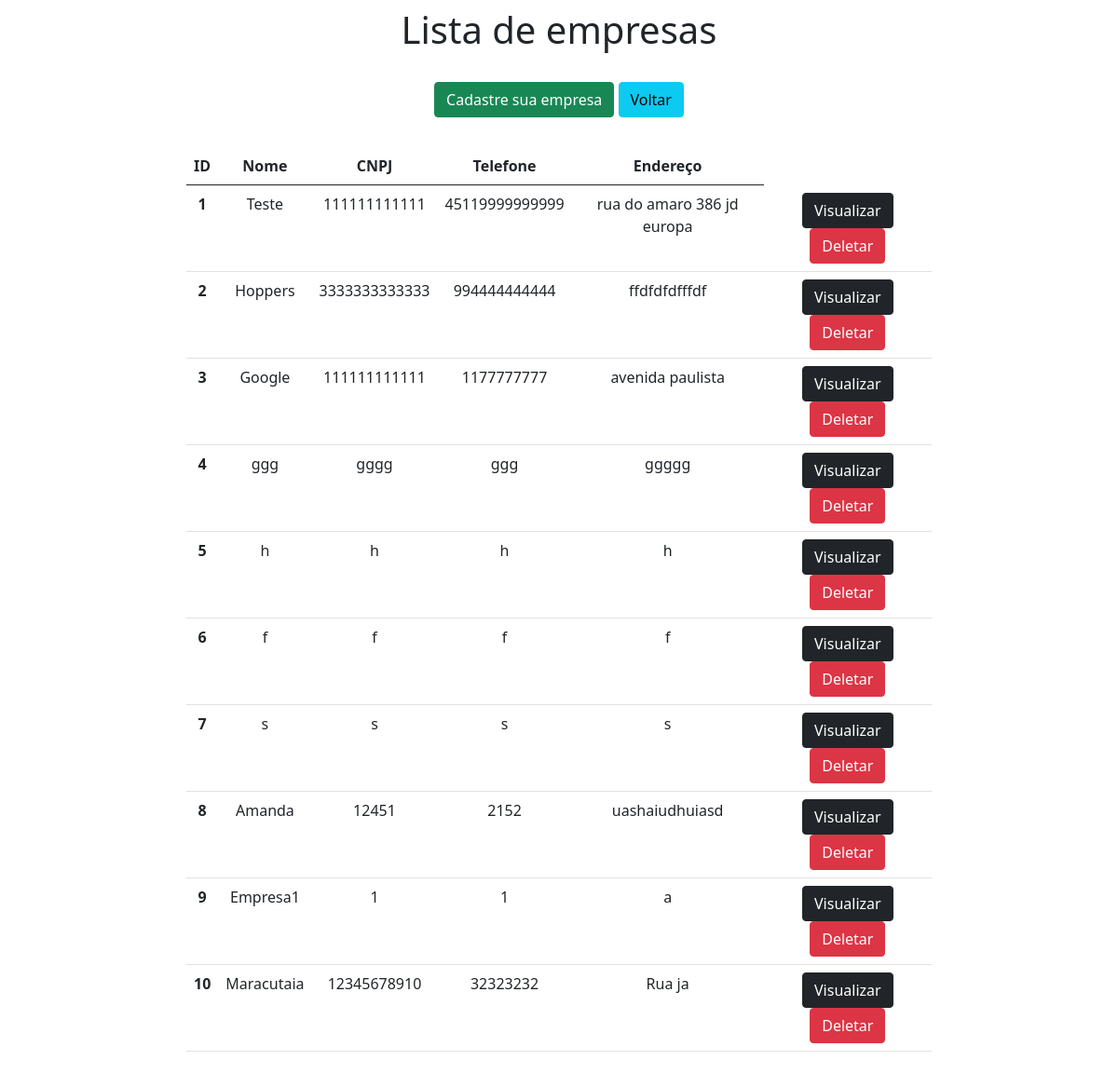
Page /empresas/ on the earlier database version.
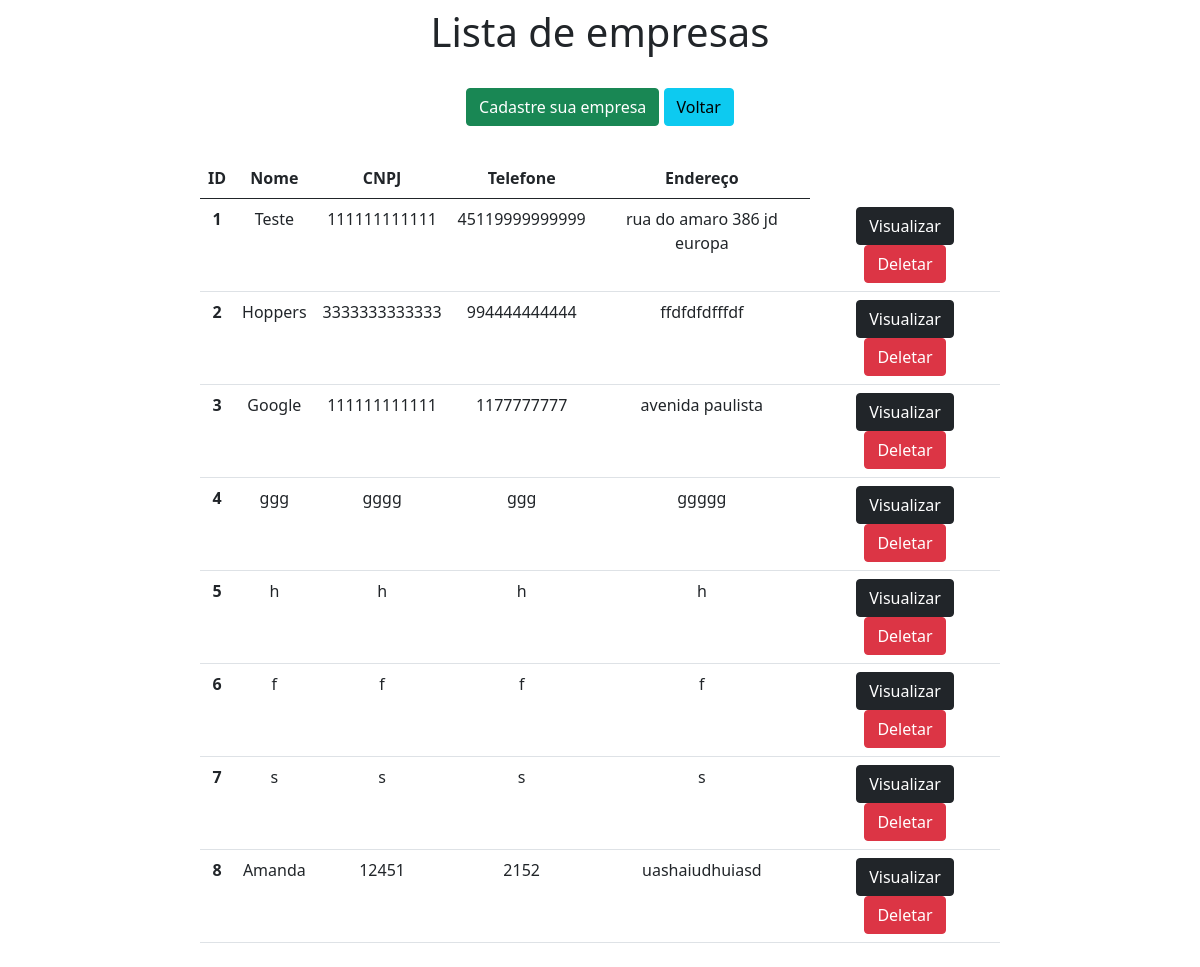
Same page on the later database version.
### app/models.py (models this page shows, shortened)
class Empresa(models.Model):
    nome = models.CharField(max_length=100)
    cnpj = models.CharField(max_length=30)
    telefone = models.CharField(max_length=30)
    endereco = models.CharField(max_length=255)

### app/views.py (the view)
# urls.py: path('empresas/', empresas, name='empresas'),
def empresas(request):
    data = {}
    data['db'] = Empresa.objects.all()
    return render(request, 'empresas.html', data)

### app/templates/empresas.html (shortened to what this page needs)
<!DOCTYPE html>
<html lang="pt-BR">
<head>
    <link href="https://cdn.jsdelivr.net/npm/bootstrap@5.0.2/dist/css/bootstrap.min.css" rel="stylesheet">
</head>
<body>
<div class="col-8 m-auto pt-2 pb-2 text-center">
    <h1> Lista de empresas</h1>
</div>
<div class="col-8 m-auto pt-3 pb-2 text-center">
    <a href="/formempresa" class="btn btn-success">Cadastre sua empresa</a>
    <a href="/" class="btn btn-info">Voltar</a>
</div>
<div class="col-8 m-auto pt-4 pb-2 text-center">
<table class="table">
  <thead>
    <tr>
      <th scope="col">ID</th>
      <th scope="col">Nome</th>
      <th scope="col">CNPJ</th>
      <th scope="col">Telefone</th>
      <th scope="col">Endereço</th>
    </tr>
  </thead>
  <tbody>
  {% for dbs in db %}
    <tr>
      <th>{{dbs.id}}</th>
      <td>{{dbs.nome}}</td>
      <td>{{dbs.cnpj}}</td>
      <td>{{dbs.telefone}}</td>
      <td>{{dbs.endereco}}</td>
        <td>
        <a href="/detalheempresa/{{dbs.id}}" class="btn btn-dark">Visualizar</a>
        <a href="" class="btn btn-danger">Deletar</a>
        </td>
    </tr>
  {% endfor %}
  </tbody>
</table>
</div>
</body>
</html>

Differences in the rows shown:
removed Empresa: id "9", nome "Empresa1", cnpj "1", telefone "1", endereco "a"
removed Empresa: id "10", nome "Maracutaia", cnpj "12345678910", telefone "32323232", endereco "Rua ja"
